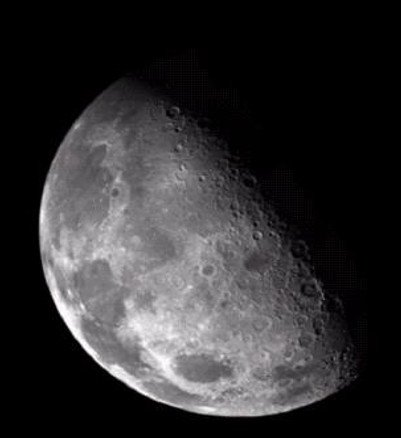
#> input picture LAB7/images/moon.jpg, 401 x 438 px
$ jupyter execute --allow-errors Lab7A.ipynb   (older library calls are emulated)
#> lines starting #> are read from the running program, lines starting #| are printed output that depends on the picture
# ARTI403 – Image Processing

**Name:** Abdulsamad Mousa Yahya Tuhaysha &nbsp;&nbsp; **ID:** 2240001093

---

# **Lab 7(A) - Laplacian Filter**

[cell 1]
import cv2
import numpy as np

from IPython.display import Image, display
from matplotlib import pyplot as plt

plt.rc('text', usetex=False)

## Apply Laplacian Filter on Image to get Sharp Image

[cell 2]
# ================ ( Laplacian Filter ) ===================


# 0. Image file path
imgFile = "images/moon.jpg"

# 1. Load image and convert to grayscale
img = cv2.imread(imgFile, 0)
#> img: shape (438, 401); min 0, max 255, mean 47.6

# 2. Manually define the Laplacian Kernel
# This is the standard 3x3 kernel that detects horizontal and vertical edges
manual_kernel = np.array([
    [0,  1,  0],
    [1, -4,  1],
    [0,  1,  0]
], dtype=np.float32)

# Alternative kernel: Detects diagonal edges as well
# manual_kernel = np.array([
#     [1,  1,  1],
#     [1, -8,  1],
#     [1,  1,  1]
# ], dtype=np.float32)

# 3. Apply the filter using filter2D
# -1 indicates the output image will have the same depth as the source
# However, for Laplacian, use cv2.CV_64F to avoid clipping negative values
laplacian_manual = cv2.filter2D(img, cv2.CV_64F, manual_kernel)
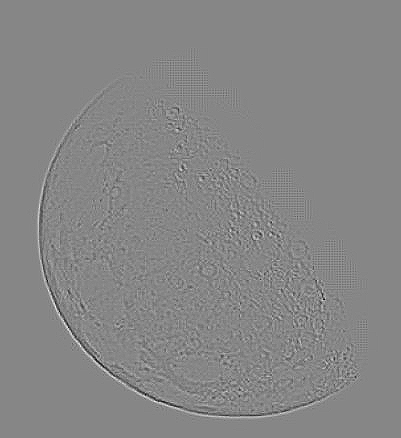
#> laplacian_manual: shape (438, 401) float64; min -123, max 110, mean 0; drawn with min black and max white

# 4. Take absolute value and convert back to 8-bit (0-255)
laplacian_abs = cv2.convertScaleAbs(laplacian_manual)

finalImage = img + laplacian_abs

# 5. Display images
plt.figure(figsize=(12, 10))
#> (this line was passed over: IPython is not available in this run)
#> (the rest of this cell did not finish here and is left out)

[cell 3]
# ================== ( Laplacian Filter ) ===============

# 1. Optional: Apply Gaussian Blur to reduce noise
# This prevents the algorithm from picking up tiny details as edges
blurred = cv2.GaussianBlur(img, (3, 3), 0)

# 2. Apply the Laplacian Algorithm
# Use CV_64F to capture both positive and negative gradients (essential for edges)
laplacian = cv2.Laplacian(blurred, cv2.CV_64F)

# 3. Convert back to 8-bit image to view it properly
laplacian_8bit = cv2.convertScaleAbs(laplacian)

# 4. Adding Laplace and origianl Image
finalImage2 = img + laplacian_8bit

# 5. Display images
plt.figure(figsize=(12, 10))
#> (this line was passed over: IPython is not available in this run)
#> (the rest of this cell did not finish here and is left out)

##

---
# **RGB Part: Laplacian Filter on Colour Images**

The cells above work on grayscale images. Below, the same two methods are applied to an RGB image.

A colour image has three channels (R, G, B). There are two common ways to apply the Laplacian:

1. **Per channel**: run the filter on R, G and B separately and merge them back. `cv2.filter2D`, `cv2.GaussianBlur` and `cv2.Laplacian` already do this automatically when they get a 3-channel image.
2. **Luminance only**: convert to YCrCb, sharpen only the Y (brightness) channel, and convert back. The colour channels stay untouched, so no false colours appear at the edges.

Note: `cv2.imread` loads colour images in **BGR** order, so we convert to RGB before showing them with matplotlib.

[cell 4]
# ================ ( Load RGB image ) ===================
import os

rgbFile = "images/cat.jpg"          # can swap this for any colour pic

# didn't have the pic? just grab the cat from skimage and save it
if not os.path.exists(rgbFile):
    from skimage import data
    cv2.imwrite(rgbFile, cv2.cvtColor(data.chelsea(), cv2.COLOR_RGB2BGR))

img_bgr = cv2.imread(rgbFile)                       # opencv reads it as BGR not RGB
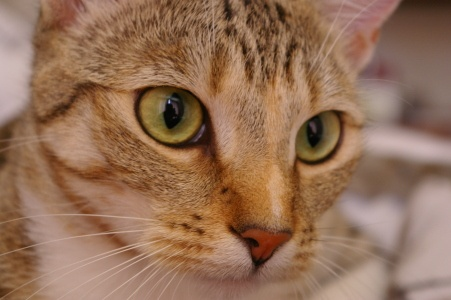
#> input picture LAB7/images/cat.jpg, 451 x 300 px
#> img_bgr is the input picture: shape (300, 451, 3); mean B, G, R 86.8, 111.4, 147.7
img_rgb = cv2.cvtColor(img_bgr, cv2.COLOR_BGR2RGB)  # flip to RGB or plt shows the colours wrong

print("Image shape:", img_rgb.shape, "  dtype:", img_rgb.dtype)
#| Image shape: (300, 451, 3)   dtype: uint8

# quick look at R, G, B on their own
R, G, B = cv2.split(img_rgb)
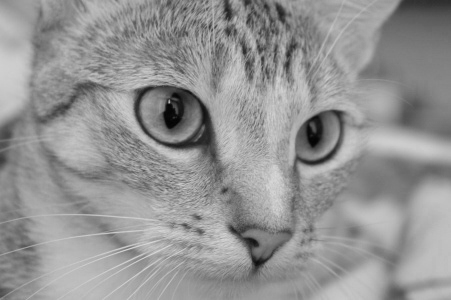
#> R: shape (300, 451); min 2, max 216, mean 147.7
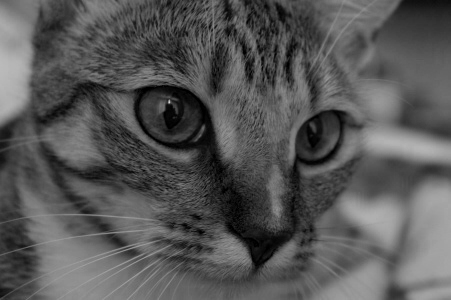
#> B: shape (300, 451); min 0, max 211, mean 86.8
plt.figure(figsize=(16, 4))
#> (this line was passed over: IPython is not available in this run)
#> (the rest of this cell did not finish here and is left out)

## Method 1 on RGB: manual Laplacian kernel with `filter2D` (per channel)

[cell 5]
# ================ ( Laplacian Filter - RGB, Method 1 ) ===================

manual_kernel = np.array([
    [0,  1,  0],
    [1, -4,  1],
    [0,  1,  0]
], dtype=np.float32)

# 1. same kernel as before, filter2D just runs it on all 3 channels by itself
laplacian_rgb = cv2.filter2D(img_rgb, cv2.CV_64F, manual_kernel)

# 2. abs + back to uint8
laplacian_rgb_abs = cv2.convertScaleAbs(laplacian_rgb)

# 3. same add as the gray version (careful: uint8 wraps after 255)
finalImage_rgb = img_rgb + laplacian_rgb_abs

# 4. the proper way: f - lap (centre is -4 so we subtract), do it in float then clip
sharp_rgb = np.clip(img_rgb.astype(np.float64) - laplacian_rgb, 0, 255).astype(np.uint8)

# lap has negatives so stretch it to 0-255 just to see it
lap_show = cv2.normalize(laplacian_rgb, None, 0, 255, cv2.NORM_MINMAX).astype(np.uint8)

plt.figure(figsize=(12, 10))
#> (this line was passed over: IPython is not available in this run)
#> (the rest of this cell did not finish here and is left out)

## Method 2 on RGB: Gaussian blur + `cv2.Laplacian` (per channel)

[cell 6]
# ================== ( Laplacian Filter - RGB, Method 2 ) ===============

# 1. small blur first so noise doesn't turn into fake edges
blurred_rgb = cv2.GaussianBlur(img_rgb, (3, 3), 0)

# 2. laplacian (works on colour directly)
laplacian2_rgb = cv2.Laplacian(blurred_rgb, cv2.CV_64F)
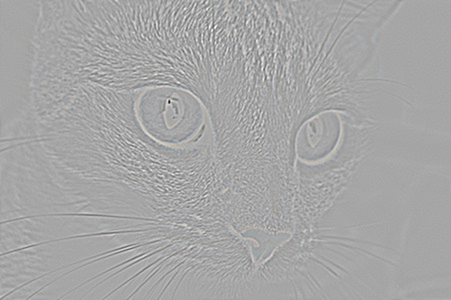
#> laplacian2_rgb: shape (300, 451, 3) float64; mean R, G, B 0, 0, 0; drawn with min black and max white

# 3. back to 8 bit
laplacian2_rgb_8bit = cv2.convertScaleAbs(laplacian2_rgb)
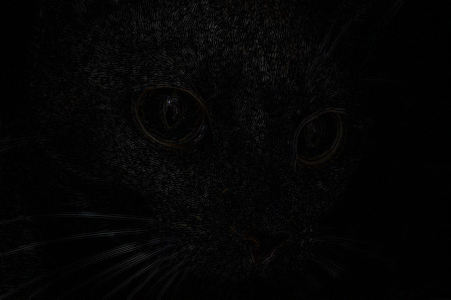
#> laplacian2_rgb_8bit: shape (300, 451, 3); mean R, G, B 4.5, 4.4, 4.4

# 4. lab version + my fixed version
finalImage2_rgb = img_rgb + laplacian2_rgb_8bit
sharp2_rgb = np.clip(img_rgb.astype(np.float64) - laplacian2_rgb, 0, 255).astype(np.uint8)

lap2_show = cv2.normalize(laplacian2_rgb, None, 0, 255, cv2.NORM_MINMAX).astype(np.uint8)

plt.figure(figsize=(12, 10))
#> (this line was passed over: IPython is not available in this run)
#> (the rest of this cell did not finish here and is left out)

## Sharpening only the brightness (YCrCb)

Sharpening R, G and B separately can create thin coloured fringes, because each channel gets a slightly different correction. Doing the Laplacian on the Y (luminance) channel only avoids that.

[cell 7]
# ================== ( Laplacian on Luminance only ) ===============

# only touch Y (brightness), leave Cr/Cb alone so colours stay the same
def laplacian_sharpen_luma(rgb, kernel):
    ycrcb = cv2.cvtColor(rgb, cv2.COLOR_RGB2YCrCb)
#> ycrcb: shape (300, 451, 3); mean of channels 0, 1, 2 119.5, 148.1, 109.5
    Y, Cr, Cb = cv2.split(ycrcb)
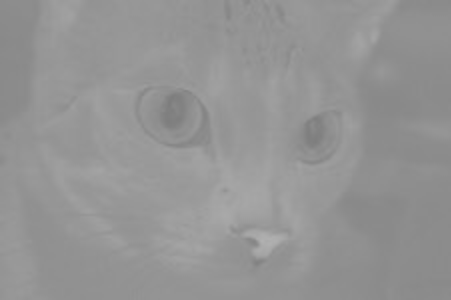
#> Cr: shape (300, 451); min 125, max 177, mean 148.1
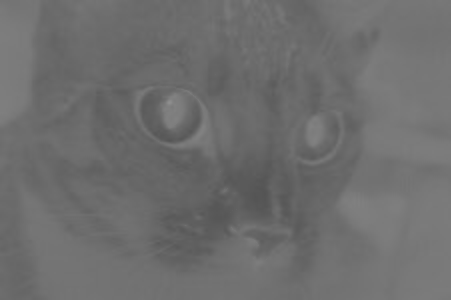
#> Cb: shape (300, 451); min 84, max 143, mean 109.5

    Yf = Y.astype(np.float64)
    lapY = cv2.filter2D(Yf, -1, kernel)
    Y_sharp = np.clip(Yf - lapY, 0, 255).astype(np.uint8)

    return cv2.cvtColor(cv2.merge([Y_sharp, Cr, Cb]), cv2.COLOR_YCrCb2RGB)

kernel_4 = np.array([[0, 1, 0], [1, -4, 1], [0, 1, 0]], np.float32)
kernel_8 = np.array([[1, 1, 1], [1, -8, 1], [1, 1, 1]], np.float32)

luma4 = laplacian_sharpen_luma(img_rgb, kernel_4)
luma8 = laplacian_sharpen_luma(img_rgb, kernel_8)
#> in laplacian_sharpen_luma (call 2), `Y_sharp = np.clip(Yf - lapY, 0, 255).astype(np.uint8)`:
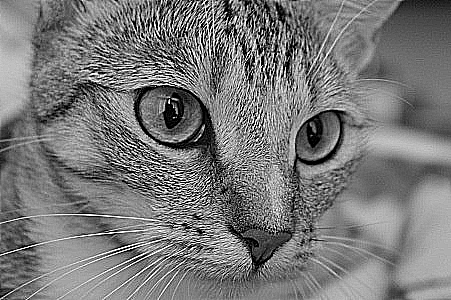
#> Y_sharp: shape (300, 451); min 0, max 255, mean 120.6
#> in laplacian_sharpen_luma (call 2), `return cv2.cvtColor(cv2.merge([Y_sharp, Cr, Cb]), cv2.COLOR_YCrCb2RGB)`:
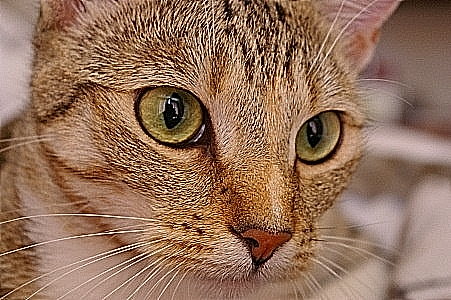
#> returned value: shape (300, 451, 3); mean R, G, B 147.9, 113, 90.3

# crop the face, hard to see the difference on the full pic
h, w = img_rgb.shape[:2]
#> h = 300; w = 451
crop = (slice(h // 5, h // 5 + h // 3), slice(w // 3, w // 3 + w // 3))

plt.figure(figsize=(16, 9))
#> (this line was passed over: IPython is not available in this run)
#> (the rest of this cell did not finish here and is left out)
